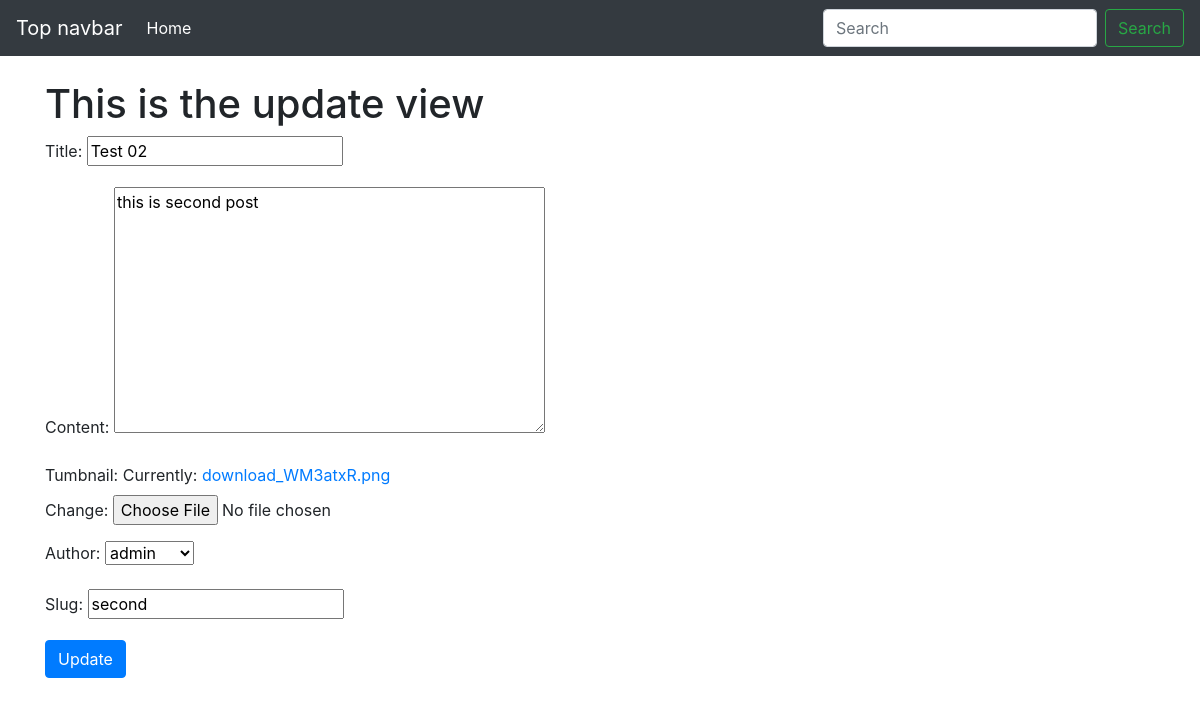
The page /second/update on the database its author committed.
### posts/models.py (models this page shows, shortened)
class Post(models.Model):
    title = models.CharField(max_length=100)
    content = models.TextField()
    tumbnail = models.ImageField()
    publish_date = models.DateTimeField(auto_now_add=True)
    last_updated = models.DateTimeField(auto_now=True)
    author = models.ForeignKey(User, on_delete=models.CASCADE)
    slug = models.SlugField()

### posts/views.py (the view)
# urls.py: path('<slug>/update', PostUpdateView.as_view(), name='update'),
class PostUpdateView(UpdateView):
    form_class = PostForm
    model = Post
    success_url = '/'
    def get_context_data(self, **kwargs):
        context = super().get_context_data(**kwargs)
        context.update({
            'view_type': 'update'
        })
        return context

### posts/forms.py
class PostForm(forms.ModelForm):
    class Meta:
        model = Post
        fields = ('__all__')

### posts/models.py (called while the page is built)
    def __str__(self):
        return self.username

### templates/posts/post_form.html (shortened to what this page needs)
{% extends "base.html" %}
{% block content %}
<div class="container">
    <h1>This is the {{ view_type }} view</h1>
    <form method="POST" enctype='multipart/form-data'>
        {{ form.as_p }}
        <button type='submit' class='btn btn-primary'>{{ view_type|title }}</button>
    </form>
</div
{% endblock content %}

### rows shown on the page
Post: title "Test 02", content "this is second post", author "admin", slug "second"

### other values the page prints
{{ view_type }} "update"
{{ view_type|title }} "Update"
